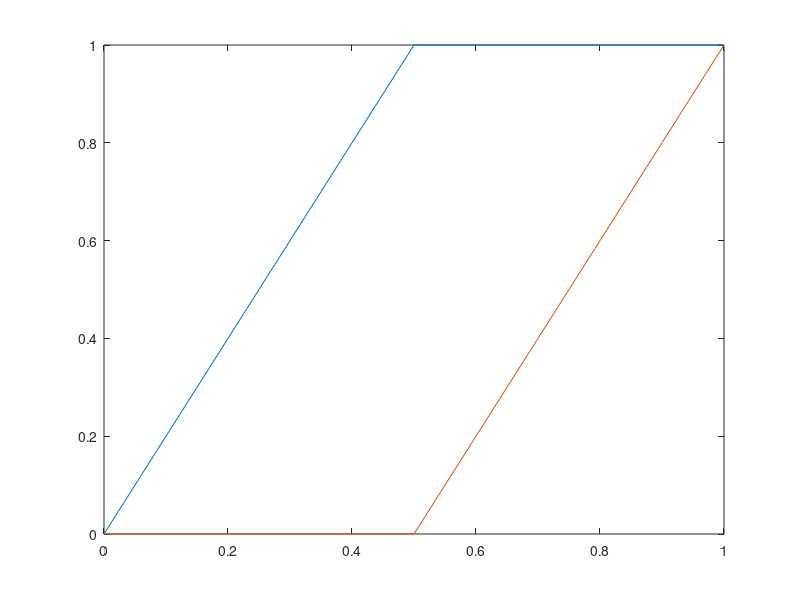

The MATLAB script that drew this image:
u = 0:0.05:1;

for i = 1:length(u)
    if u(i) <= 0.5
        D1(i) = u(i)/0.5;
        D2(i) = 0;
    else
        D1(i) = 1;
        D2(i) = ( u(i)-0.5)/0.5;
    end
end

figure
plot(u,D1,u,D2)

%%
